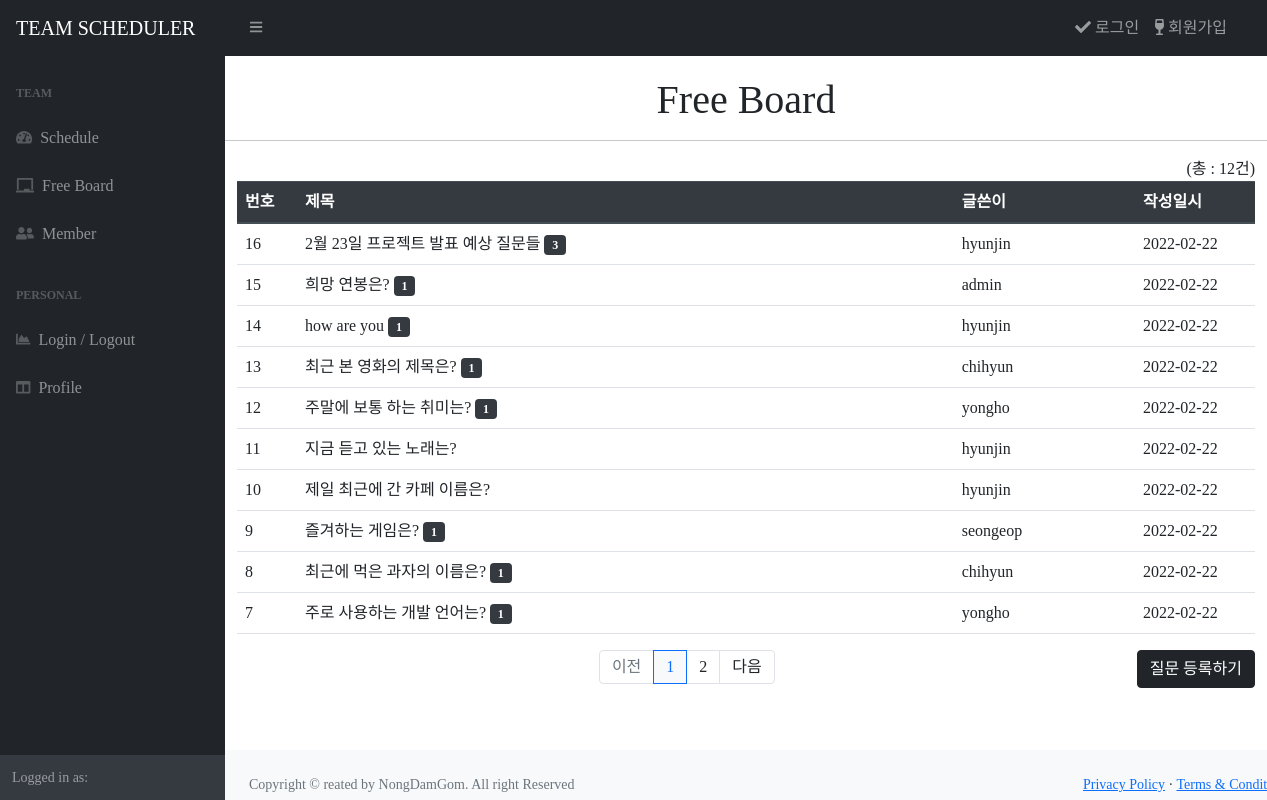
/board/, run on the app's committed database.
### board/models.py (models this page shows, shortened)
class Question(models.Model):
    author = models.ForeignKey(User, on_delete=models.CASCADE)
    subject = models.CharField(max_length=200)
    content = models.TextField()
    create_date = models.DateTimeField()
    modify_date = models.DateTimeField(null=True, blank=True)

### users/models.py (models this page shows)
class User(AbstractUser):
    followings = models.ManyToManyField(settings.AUTH_USER_MODEL, related_name="followers")

### board/views/base_views.py (the view)
# urls.py: path('', base_views.index, name='index'),
def index(request):
    page = request.GET.get('page', '1') # 페이지 디폴트 값은 1
    question_list = Question.objects.order_by('-create_date')
    total_count = Question.objects.count()
    paginator = Paginator(question_list, 10) # 페이지당 10개씩 보여주기
    page_obj = paginator.get_page(page) # get 페이지에서 내가 원하는 페이지만 추출
    context = {
        'question_list': page_obj,
        'total_count' : total_count
        }
    return render(request, 'board/question_list.html', context)

### templates/board/question_list.html (shortened to what this page needs)
{% extends 'base.html' %}
{% block title %} Free Board {% endblock %} {% block content %}
<div class="container my-3">
  <div class="user-container my-3">
    <div class="float-right">(총 : {{question_list.paginator.count}}건)</div>
    <table class="table table table-hover">
      <thead>
        <tr class="thead-dark">
          <th style="width: 60px">번호</th>
          <th>제목</th>
          <th>글쓴이</th>
          <th style="width: 120px">작성일시</th>
        </tr>
      </thead>
      <tbody>
        {% if question_list %} {% for question in question_list %}
        <tr>
          <td>
            {{ question.id }}
          </td>
          <td>
            <a href="{% url 'board:detail' question.id %}" style="text-decoration: none" class="text-dark"> {{ question.subject }} </a>
            {% if question.answer_set.count > 0 %}
            <span class="badge badge-pill badge-dark"> {{ question.answer_set.count }}</span>
            {% endif %}
          </td>
          <td>{{ question.author.username}}</td>
          <td>{{ question.create_date | date:'Y-m-d' }}</td>
        </tr>
        {% endfor %} {% else %}
        <tr>
          <td colspan="3">질문이 없습니다.</td>
        </tr>
        {% endif %}
      </tbody>
    </table>
    <div class="float-right">
      <a href="{% url 'board:question_create' %}" class="text-left btn btn-dark"> 질문 등록하기</a>
    </div>
    {% include 'pagination.html' with page_obj=question_list %}
  </div>
</div>
{% endblock %}

### templates/navbar.html (style rules this page uses)
* { font-family: 'LeferiPoint-WhiteA'; }

### data on the page
Question: id "16", subject "2월 23일 프로젝트 발표 예상 질문들", answer_set.count "3", author.username "hyunjin", create_date "2022-02-22"
Question: id "15", subject "희망 연봉은?", answer_set.count "1", author.username "admin", create_date "2022-02-22"
Question: id "14", subject "how are you", answer_set.count "1", author.username "hyunjin", create_date "2022-02-22"
Question: id "13", subject "최근 본 영화의 제목은?", answer_set.count "1", author.username "chihyun", create_date "2022-02-22"
Question: id "12", subject "주말에 보통 하는 취미는?", answer_set.count "1", author.username "yongho", create_date "2022-02-22"
Question: id "11", subject "지금 듣고 있는 노래는?", author.username "hyunjin", create_date "2022-02-22"
Question: id "10", subject "제일 최근에 간 카페 이름은?", author.username "hyunjin", create_date "2022-02-22"
Question: id "9", subject "즐겨하는 게임은?", answer_set.count "1", author.username "seongeop", create_date "2022-02-22"
Question: id "8", subject "최근에 먹은 과자의 이름은?", answer_set.count "1", author.username "chihyun", create_date "2022-02-22"
Question: id "7", subject "주로 사용하는 개발 언어는?", answer_set.count "1", author.username "yongho", create_date "2022-02-22"

### other printed values
{{ question_list.paginator.count }} "12"
{{ page_number }} "1"
{{ page_number }} "2"
